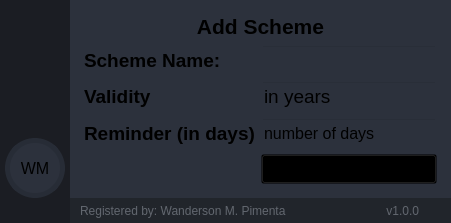
        <widget class="QFrame" name="frame_center">
         <property name="sizePolicy">
          <sizepolicy hsizetype="Expanding" vsizetype="Expanding">
           <horstretch>0</horstretch>
           <verstretch>0</verstretch>
          </sizepolicy>
         </property>
         <property name="styleSheet">
          <string notr="true">background-color: rgb(40, 44, 52);</string>
         </property>
         <property name="frameShape">
          <enum>QFrame::NoFrame</enum>
         </property>
         <property name="frameShadow">
          <enum>QFrame::Raised</enum>
         </property>
         <layout class="QHBoxLayout" name="horizontalLayout_2">
          <property name="spacing">
           <number>0</number>
          </property>
          <property name="leftMargin">
           <number>0</number>
          </property>
          <property name="topMargin">
           <number>0</number>
          </property>
          <property name="rightMargin">
           <number>0</number>
          </property>
          <property name="bottomMargin">
           <number>0</number>
          </property>
          <item>
           <widget class="QFrame" name="frame_left_menu">
            <property name="sizePolicy">
             <sizepolicy hsizetype="Preferred" vsizetype="Preferred">
              <horstretch>0</horstretch>
              <verstretch>0</verstretch>
             </sizepolicy>
            </property>
            <property name="minimumSize">
             <size>
              <width>70</width>
              <height>0</height>
             </size>
            </property>
            <property name="maximumSize">
             <size>
              <width>70</width>
              <height>16777215</height>
             </size>
            </property>
            <property name="layoutDirection">
             <enum>Qt::LeftToRight</enum>
            </property>
            <property name="styleSheet">
             <string notr="true">background-color: rgb(27, 29, 35);</string>
            </property>
            <property name="frameShape">
             <enum>QFrame::NoFrame</enum>
            </property>
            <property name="frameShadow">
             <enum>QFrame::Raised</enum>
            </property>
            <layout class="QVBoxLayout" name="verticalLayout_5">
             <property name="spacing">
              <number>1</number>
             </property>
             <property name="leftMargin">
              <number>0</number>
             </property>
             <property name="topMargin">
              <number>0</number>
             </property>
             <property name="rightMargin">
              <number>0</number>
             </property>
             <property name="bottomMargin">
              <number>0</number>
             </property>
             <item alignment="Qt::AlignTop">
              <widget class="QFrame" name="frame_menus">
               <property name="frameShape">
                <enum>QFrame::NoFrame</enum>
               </property>
               <property name="frameShadow">
                <enum>QFrame::Raised</enum>
               </property>
               <layout class="QVBoxLayout" name="layout_menus">
                <property name="spacing">
                 <number>0</number>
                </property>
                <property name="leftMargin">
                 <number>0</number>
                </property>
                <property name="topMargin">
                 <number>0</number>
                </property>
                <property name="rightMargin">
                 <number>0</number>
                </property>
                <property name="bottomMargin">
                 <number>0</number>
                </property>
               </layout>
              </widget>
             </item>
             <item alignment="Qt::AlignBottom">
              <widget class="QFrame" name="frame_extra_menus">
               <property name="sizePolicy">
                <sizepolicy hsizetype="Preferred" vsizetype="Preferred">
                 <horstretch>0</horstretch>
                 <verstretch>0</verstretch>
                </sizepolicy>
               </property>
               <property name="frameShape">
                <enum>QFrame::NoFrame</enum>
               </property>
               <property name="frameShadow">
                <enum>QFrame::Raised</enum>
               </property>
               <layout class="QVBoxLayout" name="layout_menu_bottom">
                <property name="spacing">
                 <number>10</number>
                </property>
                <property name="leftMargin">
                 <number>0</number>
                </property>
                <property name="topMargin">
                 <number>0</number>
                </property>
                <property name="rightMargin">
                 <number>0</number>
                </property>
                <property name="bottomMargin">
                 <number>25</number>
                </property>
                <item alignment="Qt::AlignHCenter">
                 <widget class="QLabel" name="label_user_icon">
                  <property name="sizePolicy">
                   <sizepolicy hsizetype="Maximum" vsizetype="Maximum">
                    <horstretch>0</horstretch>
                    <verstretch>0</verstretch>
                   </sizepolicy>
                  </property>
                  <property name="minimumSize">
                   <size>
                    <width>60</width>
                    <height>60</height>
                   </size>
                  </property>
                  <property name="maximumSize">
                   <size>
                    <width>60</width>
                    <height>60</height>
                   </size>
                  </property>
                  <property name="font">
                   <font>
                    <family>Segoe UI</family>
                    <pointsize>12</pointsize>
                   </font>
                  </property>
                  <property name="styleSheet">
                   <string notr="true">QLabel {
	border-radius: 30px;
	background-color: rgb(44, 49, 60);
	border: 5px solid rgb(39, 44, 54);
	background-position: center;
	background-repeat: no-repeat;
}</string>
                  </property>
                  <property name="text">
                   <string>WM</string>
                  </property>
                  <property name="alignment">
                   <set>Qt::AlignCenter</set>
                  </property>
                 </widget>
                </item>
               </layout>
              </widget>
             </item>
            </layout>
           </widget>
          </item>
          <item>
           <widget class="QFrame" name="frame_content_right">
            <property name="styleSheet">
             <string notr="true">background-color: rgb(44, 49, 60);</string>
            </property>
            <property name="frameShape">
             <enum>QFrame::NoFrame</enum>
            </property>
            <property name="frameShadow">
             <enum>QFrame::Raised</enum>
            </property>
            <layout class="QVBoxLayout" name="verticalLayout_4">
             <property name="spacing">
              <number>0</number>
             </property>
             <property name="leftMargin">
              <number>0</number>
             </property>
             <property name="topMargin">
              <number>0</number>
             </property>
             <property name="rightMargin">
              <number>0</number>
             </property>
             <property name="bottomMargin">
              <number>0</number>
             </property>
             <item>
              <widget class="QFrame" name="frame_content">
               <property name="frameShape">
                <enum>QFrame::NoFrame</enum>
               </property>
               <property name="frameShadow">
                <enum>QFrame::Raised</enum>
               </property>
               <layout class="QVBoxLayout" name="verticalLayout_9">
                <property name="spacing">
                 <number>0</number>
                </property>
                <property name="leftMargin">
                 <number>5</number>
                </property>
                <property name="topMargin">
                 <number>5</number>
                </property>
                <property name="rightMargin">
                 <number>5</number>
                </property>
                <property name="bottomMargin">
                 <number>5</number>
                </property>
                <item>
                 <widget class="QStackedWidget" name="stackedWidget">
                  <property name="styleSheet">
                   <string notr="true">background: transparent;</string>
                  </property>
                  <property name="currentIndex">
                   <number>0</number>
                  </property>
                  <widget class="QWidget" name="page_home">
                   <layout class="QVBoxLayout" name="verticalLayout_10">
                    <item>
                     <layout class="QVBoxLayout" name="verticalLayout_6">
                      <item>
                       <widget class="QLabel" name="label">
                        <property name="maximumSize">
                         <size>
                          <width>16777215</width>
                          <height>40</height>
                         </size>
                        </property>
                        <property name="font">
                         <font>
                          <family>Segoe UI</family>
                          <pointsize>16</pointsize>
                          <weight>75</weight>
                          <bold>true</bold>
                         </font>
                        </property>
                        <property name="text">
                         <string>Add Scheme</string>
                        </property>
                        <property name="alignment">
                         <set>Qt::AlignCenter</set>
                        </property>
                       </widget>
                      </item>
                      <item>
                       <layout class="QGridLayout" name="gridLayout">
                        <item row="2" column="1">
                         <widget class="QLineEdit" name="lineEdit_3">
                          <property name="minimumSize">
                           <size>
                            <width>0</width>
                            <height>30</height>
                           </size>
                          </property>
                          <property name="font">
                           <font>
                            <pointsize>12</pointsize>
                           </font>
                          </property>
                          <property name="text">
                           <string>number of days</string>
                          </property>
                         </widget>
                        </item>
                        <item row="0" column="0">
                         <widget class="QLabel" name="label_2">
                          <property name="font">
                           <font>
                            <pointsize>14</pointsize>
                            <weight>75</weight>
                            <bold>true</bold>
                           </font>
                          </property>
                          <property name="text">
                           <string>Scheme Name:</string>
                          </property>
                         </widget>
                        </item>
                        <item row="0" column="1">
                         <widget class="QLineEdit" name="lineEdit">
                          <property name="minimumSize">
                           <size>
                            <width>0</width>
                            <height>30</height>
                           </size>
                          </property>
                         </widget>
                        </item>
                        <item row="1" column="1">
                         <widget class="QLineEdit" name="lineEdit_2">
                          <property name="minimumSize">
                           <size>
                            <width>0</width>
                            <height>30</height>
                           </size>
                          </property>
                          <property name="font">
                           <font>
                            <pointsize>14</pointsize>
                           </font>
                          </property>
                          <property name="text">
                           <string>in years</string>
                          </property>
                         </widget>
                        </item>
                        <item row="1" column="0">
                         <widget class="QLabel" name="label_3">
                          <property name="font">
                           <font>
                            <pointsize>14</pointsize>
                            <weight>75</weight>
                            <bold>true</bold>
                           </font>
                          </property>
                          <property name="text">
                           <string>Validity</string>
                          </property>
                         </widget>
                        </item>
                        <item row="2" column="0">
                         <widget class="QLabel" name="label_4">
                          <property name="font">
                           <font>
                            <pointsize>14</pointsize>
                            <weight>75</weight>
                            <bold>true</bold>
                           </font>
                          </property>
                          <property name="text">
                           <string>Reminder (in days)</string>
                          </property>
                         </widget>
                        </item>
                        <item row="3" column="1">
                         <widget class="QPushButton" name="pushButton">
                          <property name="minimumSize">
                           <size>
                            <width>0</width>
                            <height>30</height>
                           </size>
                          </property>
                          <property name="font">
                           <font>
                            <pointsize>12</pointsize>
                           </font>
                          </property>
                          <property name="text">
                           <string>Add scheme</string>
                          </property>
                         </widget>
                        </item>
                       </layout>
                      </item>
                     </layout>
                    </item>
                   </layout>
                  </widget>
                 </widget>
                </item>
               </layout>
              </widget>
             </item>
             <item>
              <widget class="QFrame" name="frame_grip">
               <property name="minimumSize">
                <size>
                 <width>0</width>
                 <height>25</height>
                </size>
               </property>
               <property name="maximumSize">
                <size>
                 <width>16777215</width>
                 <height>25</height>
                </size>
               </property>
               <property name="styleSheet">
                <string notr="true">background-color: rgb(33, 37, 43);</string>
               </property>
               <property name="frameShape">
                <enum>QFrame::NoFrame</enum>
               </property>
               <property name="frameShadow">
                <enum>QFrame::Raised</enum>
               </property>
               <layout class="QHBoxLayout" name="horizontalLayout_6">
                <property name="spacing">
                 <number>0</number>
                </property>
                <property name="leftMargin">
                 <number>0</number>
                </property>
                <property name="topMargin">
                 <number>0</number>
                </property>
                <property name="rightMargin">
                 <number>2</number>
                </property>
                <property name="bottomMargin">
                 <number>0</number>
                </property>
                <item>
                 <widget class="QFrame" name="frame_label_bottom">
                  <property name="frameShape">
                   <enum>QFrame::NoFrame</enum>
                  </property>
                  <property name="frameShadow">
                   <enum>QFrame::Raised</enum>
                  </property>
                  <layout class="QHBoxLayout" name="horizontalLayout_7">
                   <property name="spacing">
                    <number>0</number>
                   </property>
                   <property name="leftMargin">
                    <number>10</number>
                   </property>
                   <property name="topMargin">
                    <number>0</number>
                   </property>
                   <property name="rightMargin">
                    <number>10</number>
                   </property>
                   <property name="bottomMargin">
                    <number>0</number>
                   </property>
                   <item>
                    <widget class="QLabel" name="label_credits">
                     <property name="font">
                      <font>
                       <family>Segoe UI</family>
                      </font>
                     </property>
                     <property name="styleSheet">
                      <string notr="true">color: rgb(98, 103, 111);</string>
                     </property>
                     <property name="text">
                      <string>Registered by: Wanderson M. Pimenta</string>
                     </property>
                    </widget>
                   </item>
                   <item>
                    <widget class="QLabel" name="label_version">
                     <property name="maximumSize">
                      <size>
                       <width>100</width>
                       <height>16777215</height>
                      </size>
                     </property>
                     <property name="font">
                      <font>
                       <family>Segoe UI</family>
                      </font>
                     </property>
                     <property name="styleSheet">
                      <string notr="true">color: rgb(98, 103, 111);</string>
                     </property>
                     <property name="text">
                      <string>v1.0.0</string>
                     </property>
                     <property name="alignment">
                      <set>Qt::AlignRight|Qt::AlignTrailing|Qt::AlignVCenter</set>
                     </property>
                    </widget>
                   </item>
                  </layout>
                 </widget>
                </item>
                <item>
                 <widget class="QFrame" name="frame_size_grip">
                  <property name="maximumSize">
                   <size>
                    <width>20</width>
                    <height>20</height>
                   </size>
                  </property>
                  <property name="styleSheet">
                   <string notr="true">QSizeGrip {
	background-image: url(:/16x16/icons/16x16/cil-size-grip.png);
	background-position: center;
	background-repeat: no-reperat;
}</string>
                  </property>
                  <property name="frameShape">
                   <enum>QFrame::NoFrame</enum>
                  </property>
                  <property name="frameShadow">
                   <enum>QFrame::Raised</enum>
                  </property>
                 </widget>
                </item>
               </layout>
              </widget>
             </item>
            </layout>
           </widget>
          </item>
         </layout>
        </widget>
